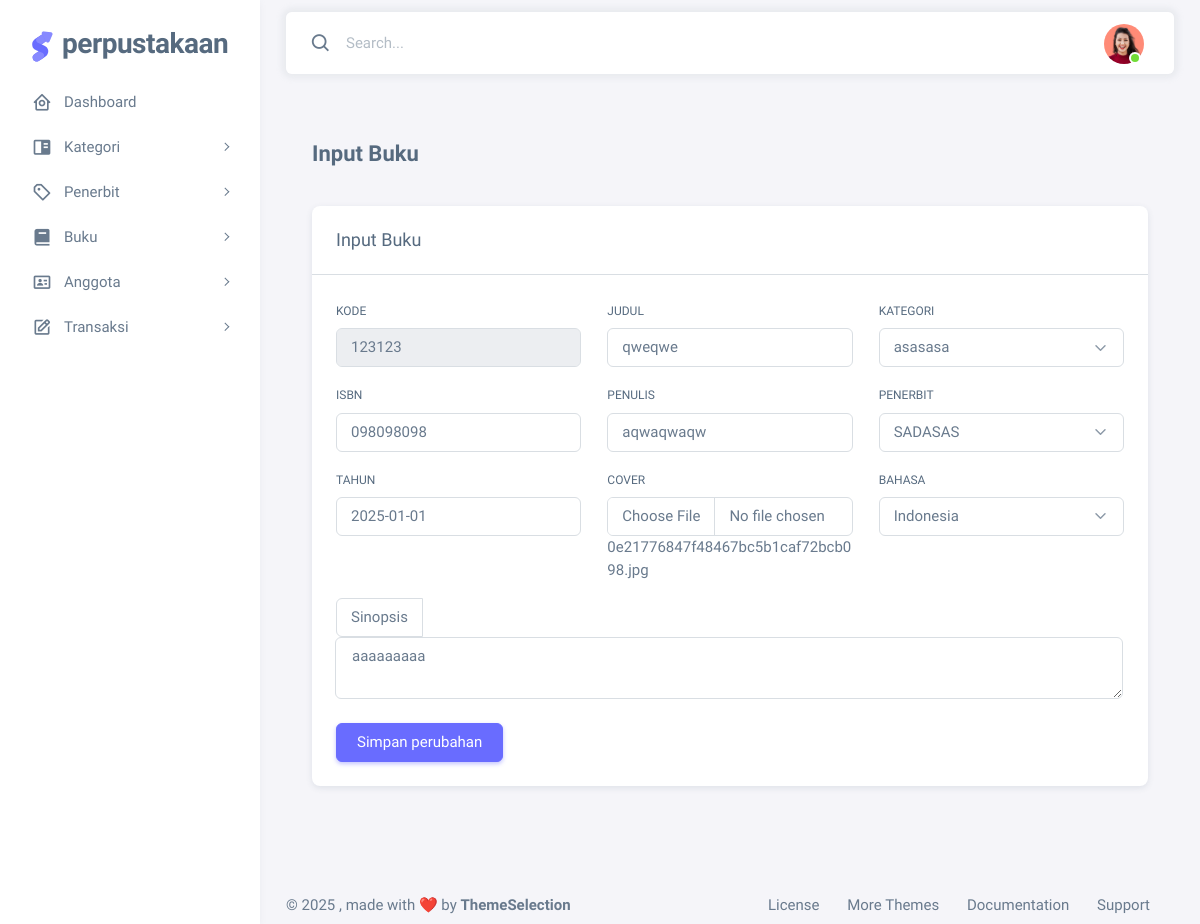
The app's page /dashboard/index.php?page=buku-input-update&kode=123123 (signed in), older data.
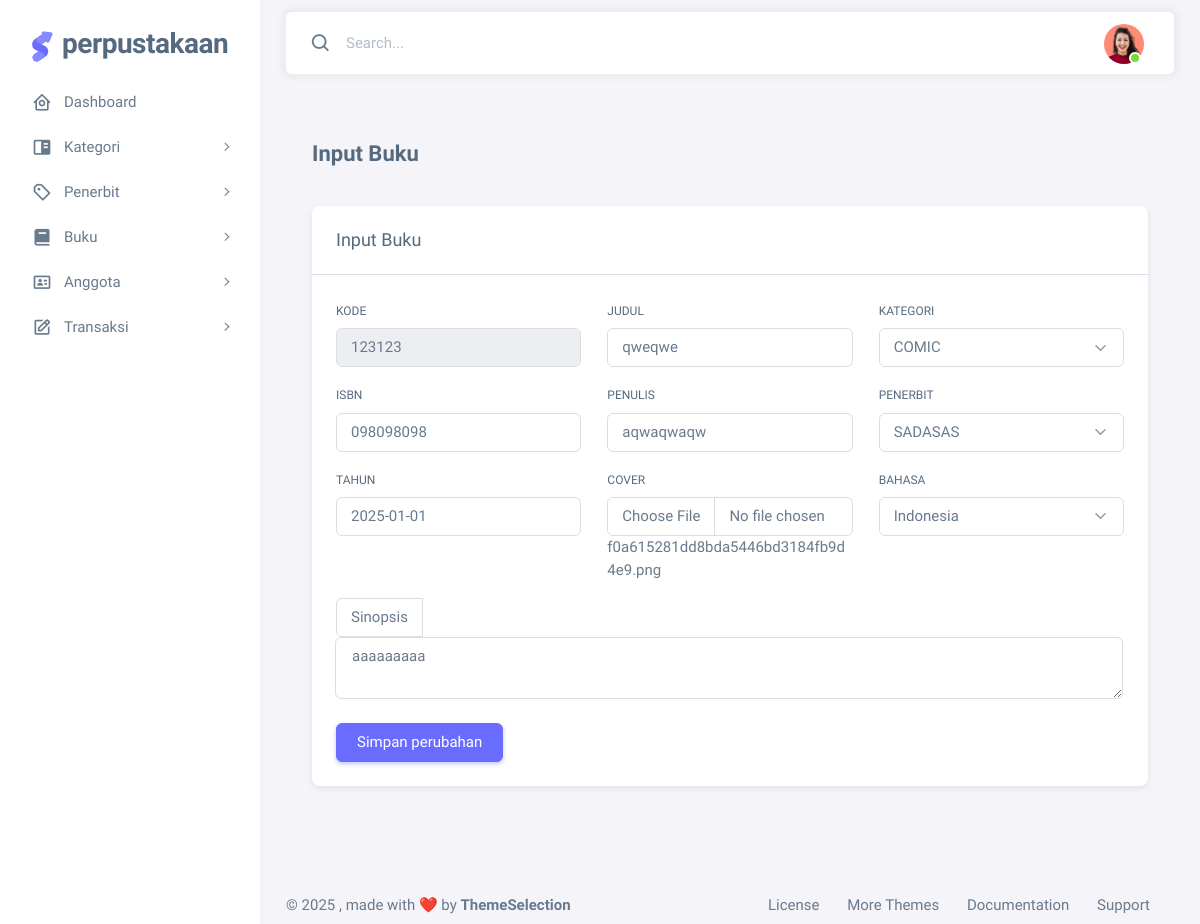
The same page, newer data.
### tables this page shows
CREATE TABLE `buku` (
  `kode` varchar(10) NOT NULL,
  `judul` varchar(30) NOT NULL,
  `kategori_kode` varchar(30) NOT NULL,
  `isbn` varchar(30) NOT NULL,
  `penulis` varchar(30) NOT NULL,
  `penerbit_kode` varchar(20) NOT NULL,
  `tahun` date NOT NULL,
  `cover` varchar(50) NOT NULL,
  `bahasa` varchar(20) NOT NULL,
  `sinopsis` text NOT NULL
);

CREATE TABLE `kategori` (
  `kategori_kode` varchar(10) NOT NULL,
  `kategori_nama` varchar(20) NOT NULL
);

CREATE TABLE `penerbit` (
  `penerbit_kode` varchar(10) NOT NULL,
  `penerbit_nama` varchar(15) NOT NULL,
  `penerbit_alamat` varchar(32) NOT NULL
);

### dashboard/pages/buku-input-update.php (the view, shortened to what the changed rows need)
<?php
include('components/koneksi.php');
$kode = $_REQUEST['kode'];
$sql = "SELECT * FROM buku WHERE kode='$kode'";
$query = mysqli_query($koneksi, $sql);
$data = mysqli_fetch_array($query);
$kategori = "SELECT * FROM kategori";
$selectkategori = mysqli_query($koneksi, $kategori);
$penerbit = "SELECT * FROM penerbit";
$selectpenerbit = mysqli_query($koneksi, $penerbit);
?>
<div class="container-xxl flex-grow-1 container-p-y">
    <div class="row">
        <div class="col-lg mb-4 order-0">
            <div class="container-xxl flex-grow-1 container-p-y">
                <div class="row">
                    <div class="col-md-12">
                        <div class="card mb-4">
                            <div class="card-body">
                                <form action="pages/proses-buku/proses-buku-update.php" method="POST"
                                    enctype="multipart/form-data">
                                    <div class="row">
                                        <div class="mb-3 col-4">
                                            <label for="zipCode" class="form-label">Kode</label>
                                            <input
                                                class="form-control <?php echo (isset($_SESSION['msg']['kode'])) ? 'border-danger' : null; ?>"
                                                value="<?php echo $data['kode']; ?>" type="text" name="kode"
                                                placeholder="B-book" readonly />
                                        </div>
                                        <div class="mb-3 col-4">
                                            <label for="firstName" class="form-label">Judul</label>
                                            <input
                                                class="form-control <?php echo (isset($_SESSION['msg']['judul'])) ? 'border-danger' : null; ?>"
                                                value="<?php echo $data['judul']; ?>" type="text" name="judul"
                                                placeholder="Book judul"
                                                <?php echo (isset($_SESSION['msg']['judul'])) ? null : 'autofocus'; ?> />
                                        </div>
                                        <div class="mb-3 col-4">
                                            <label class="form-label" for="country">Kategori</label>
                                            <select
                                                class="select2 form-select <?php echo (isset($_SESSION['msg']['kategori'])) ? 'border-danger' : null; ?>"
                                                value="<?php echo $data['kategori_kode']; ?>" name="kategori">
                                                <?php while($var = mysqli_fetch_array($selectkategori)) { ?>
                                                <option value="<?php echo $var['kategori_kode'];?>"
                                                    <?php echo ($var['kategori_kode'] == $data['kategori_kode']) ? 'selected' : ''; ?>>
                                                    <?php echo $var['kategori_nama']; ?></option>
                                                <?php } ?>
                                            </select>
                                        </div>
                                    </div>
                                    <div class="row">
                                        <div class="mb-3 col-4">
                                            <label for="zipCode" class="form-label">ISBN</label>
                                            <input
                                                class="form-control <?php echo (isset($_SESSION['msg']['isbn'])) ? 'border-danger' : null; ?>"
                                                value="<?php echo $data['isbn']; ?>" type="text" name="isbn"
                                                placeholder="123-456-7890-12-3" />
                                        </div>
                                        <div class="mb-3 col-4">
                                            <label for="firstName" class="form-label">Penulis</label>
                                            <input
                                                class="form-control <?php echo (isset($_SESSION['msg']['penulis'])) ? 'border-danger' : null; ?>"
                                                value="<?php echo $data['penulis']; ?>" type="text" name="penulis"
                                                placeholder="J.K. Rowling; J.R.R. Tolkien; ..." />
                                        </div>
                                        <div class="mb-3 col-4">
                                            <label class="form-label" for="country">Penerbit</label>
                                            <select
                                                class="select2 form-select <?php echo (isset($_SESSION['msg']['penerbit'])) ? 'border-danger' : null; ?>"
                                                value="<?php echo $data['penerbit_kode']; ?>" name="penerbit">
                                                <?php while($var = mysqli_fetch_array($selectpenerbit)) { ?>
                                                <option value="<?php echo $var['penerbit_kode'];?>"
                                                    <?php echo ($var['penerbit_kode'] == $data['penerbit_kode']) ? 'selected' : ''; ?>>
                                                    <?php echo $var['penerbit_nama']; ?>
                                                </option>
                                                <?php } ?>
                                            </select>
                                        </div>
                                    </div>
                                    <div class="row">
                                        <div class="mb-3 col-4">
                                            <label for="zipCode" class="form-label">Tahun</label>
                                            <input
                                                class="form-control <?php echo (isset($_SESSION['msg']['tahun'])) ? 'border-danger' : null; ?>"
                                                value="<?php echo $data['tahun']; ?>" type="tahun" name="tahun" />
                                        </div>
                                        <div class="mb-3 col-4">
                                            <label for="firstName" class="form-label">Cover</label>
                                            <input type="file"
                                                class="form-control <?php echo (isset($_SESSION['msg']['cover'])) ? 'border-danger' : null; ?>"
                                                value="<?php echo (isset($_SESSION['value']['cover']) && $_SESSION['value']['cover'] != '') ? $_SESSION['value']['cover'] : $data['cover']; ?>"
                                                name="cover" />
                                            <?php echo $data['cover']; ?>
                                            <br />
                                        </div>
                                        <div class="mb-3 col-4">
                                            <label class="form-label" for="country">Bahasa</label>
                                            <select
                                                class="select2 form-select <?php echo (isset($_SESSION['msg']['bahasa'])) ? 'border-danger' : null; ?>"
                                                value="<?php echo $data['bahasa']; ?>" name="bahasa">
                                                <option value="Indonesia"
                                                    <?php echo (isset($data['bahasa']) && $data['bahasa'] == 'Indonesia') ? 'selected' : ''; ?>>
                                                    Indonesia
                                                </option>
                                            </select>
                                        </div>
                                        <div class="input-group mb-3">
                                            <span class="input-group-text">Sinopsis</span>
                                            <div class="input-group">
                                                <textarea
                                                    class="form-control ps-3 <?php echo (isset($_SESSION['msg']['sinopsis'])) ? 'border-danger' : null; ?>"
                                                    value="" name="sinopsis" placeholder="typing..."
                                                    rows="2"><?php echo $data['sinopsis']; ?></textarea>
                                            </div>
                                        </div>
                                    </div>
                                </form>
                            </div>
                        </div>
                    </div>
                </div>
            </div>
        </div>
    </div>
</div>

Row changes from the older to the newer data that the page shows:
changed buku "qweqwe": kategori "asasasa" → "COMIC"; cover "0e21776847f48467bc5b1caf72bcb098.jpg" → "f0a615281dd8bda5446bd3184fb9d4e9.png"
